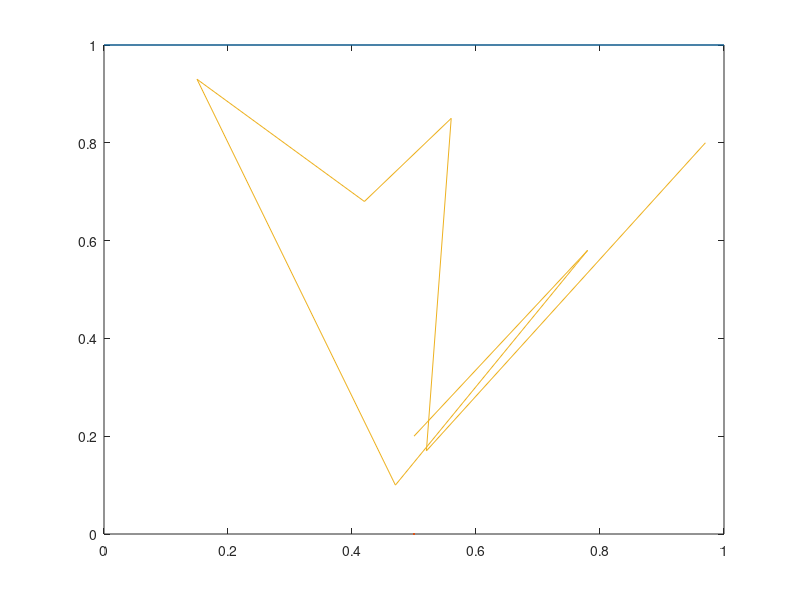

Write the MATLAB code that produced this figure.
clear
clc
XE=0.5+0.0001j;
XS1=1j;
XS2=1+1j;
XR=[0.5+0.2j,0.78+0.58j,0.47+0.1j,0.15+0.93j,0.42+0.68j,0.56+0.85j,0.52+0.17j,0.97+0.8j];
XJ1=[0.5+0.2j,0.78+0.58j,0.47+0.1j,0.15+0.93j,0.42+0.68j,0.56+0.85j,0.52+0.17j,0.97+0.8j];
XJ2=[0.5+0.2j,0.78+0.58j,0.47+0.1j,0.15+0.93j,0.42+0.68j,0.56+0.85j,0.52+0.17j,0.97+0.8j];

figure(1);
plot([XS1,XS2]);
hold on;
plot(XE);
hold on;
plot(XR);